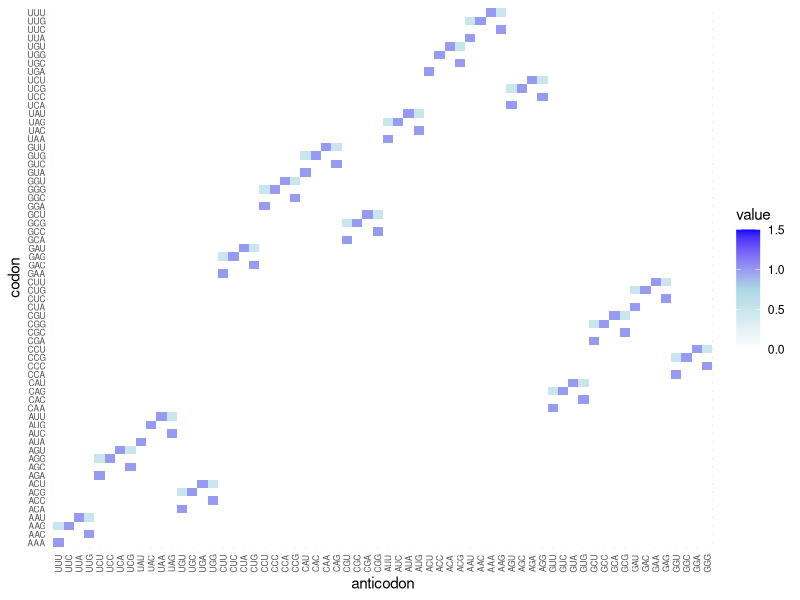

Write R code to recreate this figure.
#load packages
library(reshape2)
library(ggplot2)

#function for checking what kind of pairing is possible for a specific codon and anticodon
check_pair <- function(codon, anticodon, inosine_allowed) {
  codon_bases <- strsplit(codon, "")[[1]]
  anticodon_bases <- strsplit(anticodon, "")[[1]]
  
  # Positions 1 & 2 must match perfectly
  for (i in 1:2) {
    if (perfect_pairs[[anticodon_bases[i]]] != codon_bases[i]) {
      return(0)
    }
  }
  
  anti3 <- anticodon_bases[3]
  codon3 <- codon_bases[3]
  
  # Perfect
  if (!is.null(perfect_pairs[[anti3]]) && perfect_pairs[[anti3]] == codon3) {
    return(1)
  }
  
  # Standard wobble
  if (!is.null(wobble_pairs[[anti3]]) && codon3 %in% wobble_pairs[[anti3]]) {
    return(0.5)
  }
  
  # Inosine (ONLY if allowed for this anticodon)
  if (anti3 == "A" && inosine_allowed[anticodon] && codon3 %in% inosine_pairs) {
    return(0.5)
  }
  
  return(0)
}

#function for checking which A-ending codons cannot cause inosine wobbles
can_use_inosine <- function(anticodon, codon2aa) {
  
  bases <- strsplit(anticodon, "")[[1]]
  anti3 <- bases[3]
  
  # Only relevant if wobble base is A
  if (anti3 != "A") {
    return(FALSE)
  }
  
  # Get amino acid of this anticodon
  aa <- anticodon2aa[anticodon]
  
  # Generate all possible codons this anticodon could bind with inosine
  possible_codons <- c()
  
  for (b3 in c("U","C","A")) {  # inosine pairing
    codon <- paste0(
      perfect_pairs[[bases[1]]],
      perfect_pairs[[bases[2]]],
      b3
    )
    possible_codons <- c(possible_codons, codon)
  }
  
  # Check if all map to same amino acid
  all(codon2aa[possible_codons] == aa)
}

#function replacing T's with U's in codons
dna_to_rna <- function(x) gsub("T", "U", x)

#function for creating complementary codon/anticodon (does not reverse)
comp <- function(seq) {
  chartr("AUCG", "UAGC", paste(strsplit(seq, "")[[1]], collapse=""))
}

#function for returning anticodons to trnascan-se format
#(so reversed + replacing U's with T's)
reverse_complement_format <- function(x) {
  sapply(x, function(seq) {
    bases <- strsplit(seq, "")[[1]]
    reversed <- paste(rev(bases), collapse = "")
    gsub("U", "T", reversed)
  })
}

#############################################################################

#relate codons to amino acids
codon_order <- list(
  Phe = c("TTT","TTC"),
  Leu = c("TTA","TTG","CTT","CTC","CTA","CTG"),
  Ile = c("ATT","ATC","ATA"),
  Met = c("ATG"),
  Val = c("GTT","GTC","GTA","GTG"),
  Ser = c("TCT","TCC","TCA","TCG","AGT","AGC"),
  Pro = c("CCT","CCC","CCA","CCG"),
  Thr = c("ACT","ACC","ACA","ACG"),
  Ala = c("GCT","GCC","GCA","GCG"),
  Tyr = c("TAT","TAC"),
  His = c("CAT","CAC"),
  Gln = c("CAA","CAG"),
  Asn = c("AAT","AAC"),
  Lys = c("AAA","AAG"),
  Asp = c("GAT","GAC"),
  Glu = c("GAA","GAG"),
  Cys = c("TGT","TGC"),
  Trp = c("TGG"),
  Arg = c("CGT","CGC","CGA","CGG","AGA","AGG"),
  Gly = c("GGT","GGC","GGA","GGG"),
  TER = c("TAA","TAG","TGA")
)

codon2aa <- setNames(
  rep(names(codon_order), lengths(codon_order)),
  dna_to_rna(unlist(codon_order))
)

#relate anticodons to amino acids
anticodon2aa <- setNames(
  codon2aa,
  sapply(names(codon2aa), comp)
)

#check what they look like
codon2aa
anticodon2aa

#create pairing matrix
aatable <- data.frame(Firstcodon = c(rep("U",16),rep("C",16),rep("A",16),rep("G",16)),
                      Secondcodon = rep(c("U", "C", "A", "G"), each = 4),
                      Thirdcodon = rep(c("U", "C", "A", "G"), times = 8))
codons <- paste0(aatable$Firstcodon,aatable$Secondcodon,aatable$Thirdcodon)

coveragetable <- data.frame(codon = codons)
for (i in 1:length(codons)) {
  coveragetable <- cbind(coveragetable,0)
}
colnames(coveragetable) <- c('codon',codons)

#pairing logic
perfect_pairs <- list(
  A = "U",
  U = "A",
  G = "C",
  C = "G"
)

wobble_pairs <- list(
  G = "U",
  U = "G"
)

inosine_pairs <- "N" #c("U", "C", "A") turned off for now as inosine is not present in Archaea

inosine_allowed <- sapply(colnames(coveragetable)[-1], can_use_inosine, codon2aa = codon2aa)


#apply possible pairings to matrix
for (i in 1:nrow(coveragetable)) {
  codon <- coveragetable$codon[i]
  
  for (j in 2:ncol(coveragetable)) {
    anticodon <- colnames(coveragetable)[j]
    
    # Only allow same amino acid
    if (codon2aa[codon] != anticodon2aa[anticodon]) {
      next
    }
    
    coveragetable[i, j] <- check_pair(codon, anticodon, inosine_allowed)
  }
}

#convert to long format
coveragetable_mat <- coveragetable
rownames(coveragetable_mat) <- coveragetable_mat$codon
coveragetable_mat$codon <- NULL
df_long <- melt(cbind(codon = rownames(coveragetable_mat), coveragetable_mat),
                id.vars = "codon",
                variable.name = "anticodon",
                value.name = "value")

#Output
df_out <- df_long
df_out$anticodon <- as.character(df_out$anticodon)
df_out$anticodon <- reverse_complement_format(df_out$anticodon)

#write.csv(df_out, file = "Data\\Coverage_table.csv")


#Visualization plot
ggplot(df_long, aes(x = anticodon, y = codon, fill = value)) +
  geom_tile() +
  scale_fill_gradientn(colors = c("white", "lightblue", "blue"),
                       values = c(0, 0.5, 1),
                       limits = c(0,1.5)) +
  theme_minimal() +
  theme(axis.text.x = element_text(angle = 90, vjust = 0.5, size = 6),
        axis.text.y = element_text(size = 6))
